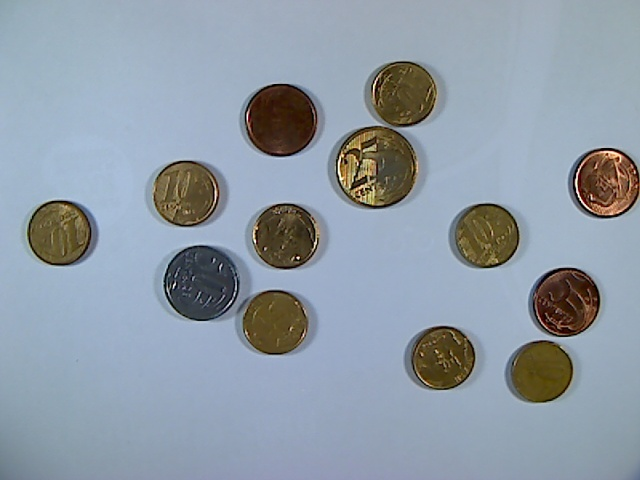
%> input picture Chap5 Segmentation/coin.jpg, 640 x 480 px
$ octave threshold_selection.m   (GNU Octave 9; MATLAB toolbox functions it lacks are replaced by stand-ins)
%> lines starting %> are read from the running program, lines starting %| are printed output that depends on the picture; in (x1, y1, x2, y2) boxes, pixels count from 0 and x2, y2 are one past the last pixel; in counts of white or black regions, pixels touching at a corner belong together; the program's own positions count from 1
close, clc;

image = imread('coin.jpg');
%> image is the input picture: size 480x640x3 uint8; mean R, G, B 143.3, 154.7, 166.1
gray = rgb2gray(image);
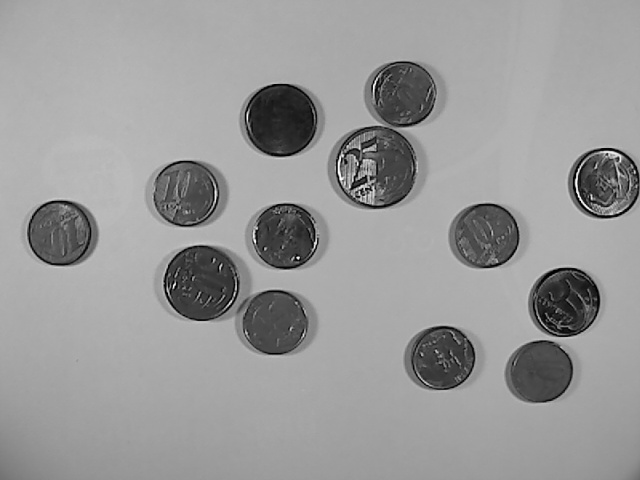
%> gray: size 480x640 uint8; min 0, max 252, mean 152.6

mean_img = imfilter(gray, fspecial('average',[15,15]),'replica');
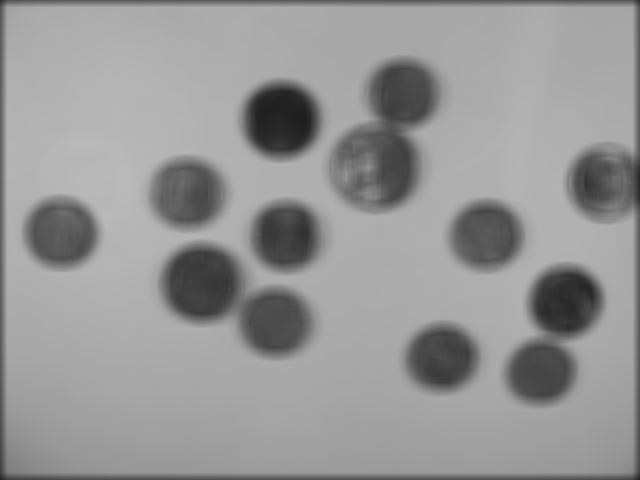
%> mean_img: size 480x640 uint8; min 29, max 186, mean 150.4
subtract = gray - (mean_img + 10);
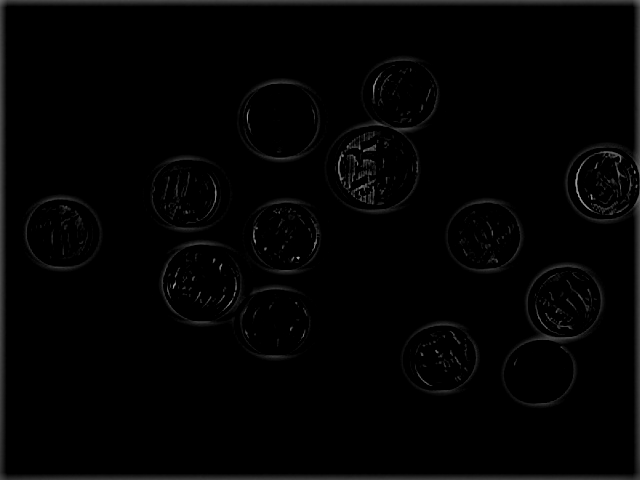
%> subtract: size 480x640 uint8; min 0, max 169, mean 3.1

black_white = im2bw(subtract, 0);
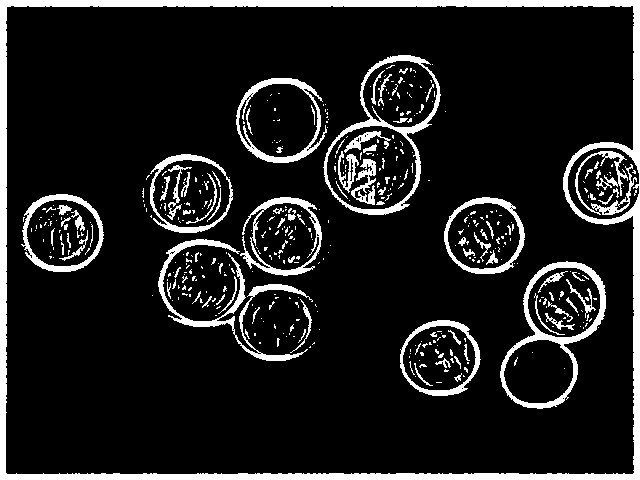
%> black_white: size 480x640 logical; 12.2% white; 455 white regions (363 under 20 px), largest, box (x1, y1, x2, y2) and area: (0, 0, 640, 480) 15641, (500, 261, 606, 409) 2369, (158, 239, 313, 361) 2226

figure
subplot(121), imshow(black_white);
subplot(122), imshow(image);

$ run again, with Chap5 Segmentation/hand.jpg copied over Chap5 Segmentation/coin.jpg
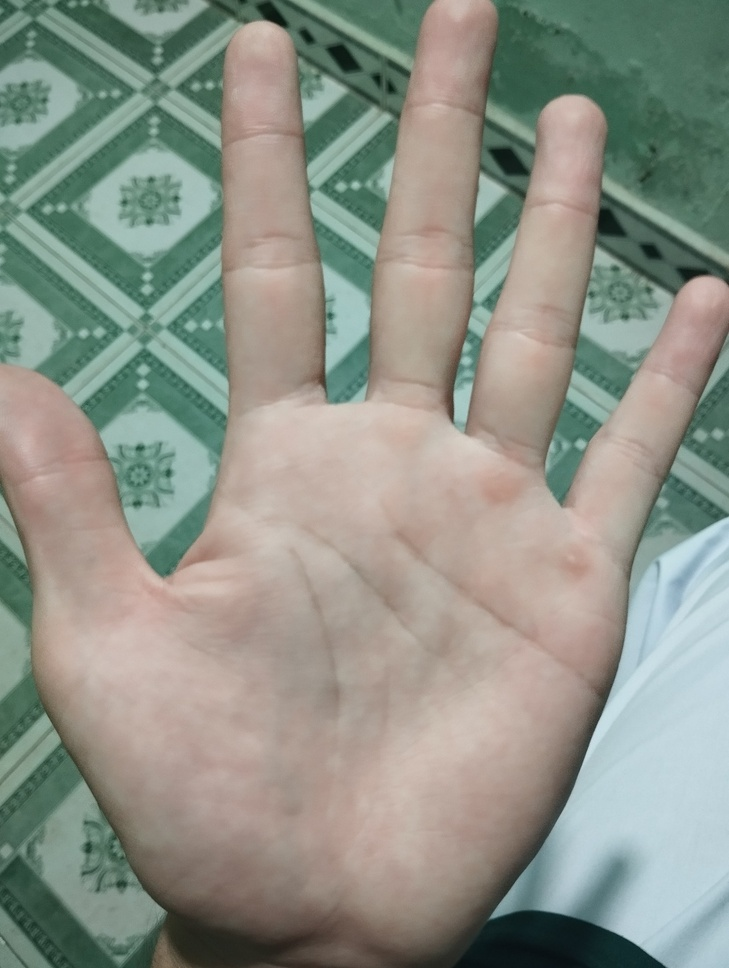
%> input picture Chap5 Segmentation/hand.jpg, 729 x 968 px, shrunk from 1928 x 2560 before the run
%> image is the input picture: size 968x729x3 uint8; mean R, G, B 142, 146.6, 136.1
%> `mean_img = imfilter(gray, fspecial('average',[15,15]),'replica');`:
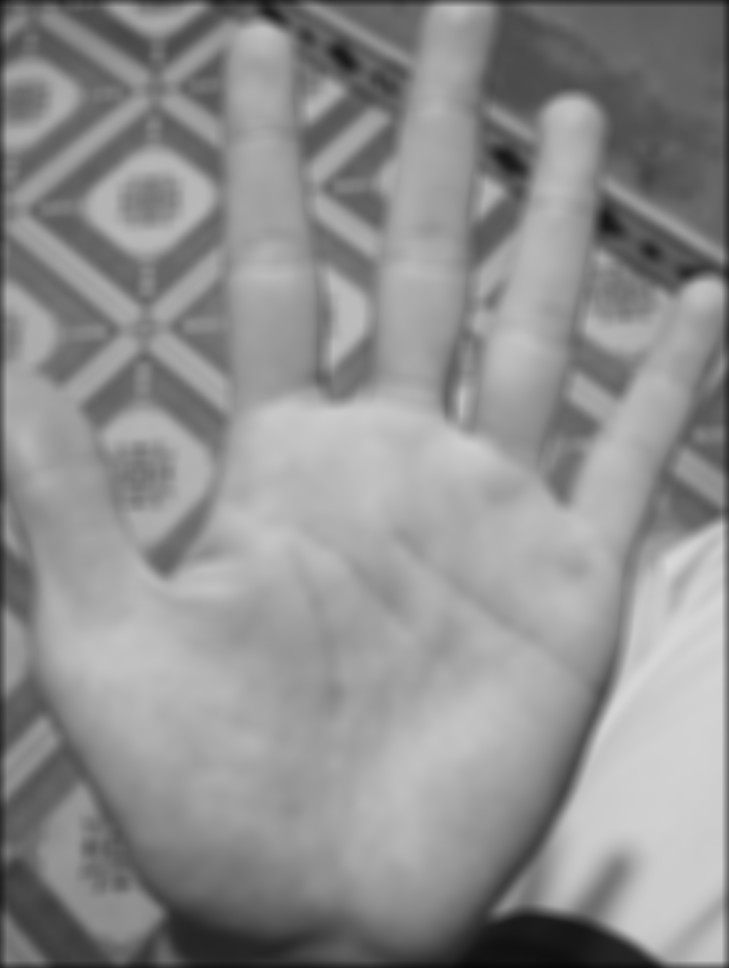
%> mean_img: size 968x729 uint8; min 8, max 215, mean 143
%> `black_white = im2bw(subtract, 0);`:
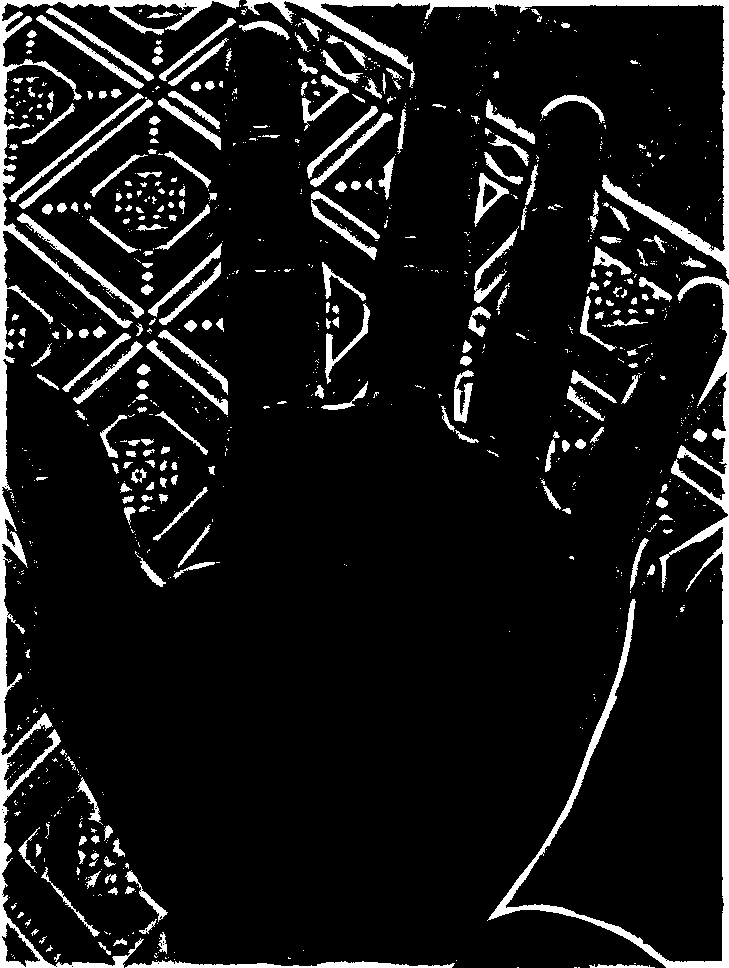
%> black_white: size 968x729 logical; 9.6% white; 1003 white regions (740 under 20 px), largest, box (x1, y1, x2, y2) and area: (0, 0, 240, 968) 11830, (487, 276, 729, 968) 10027, (243, 0, 729, 279) 7176
